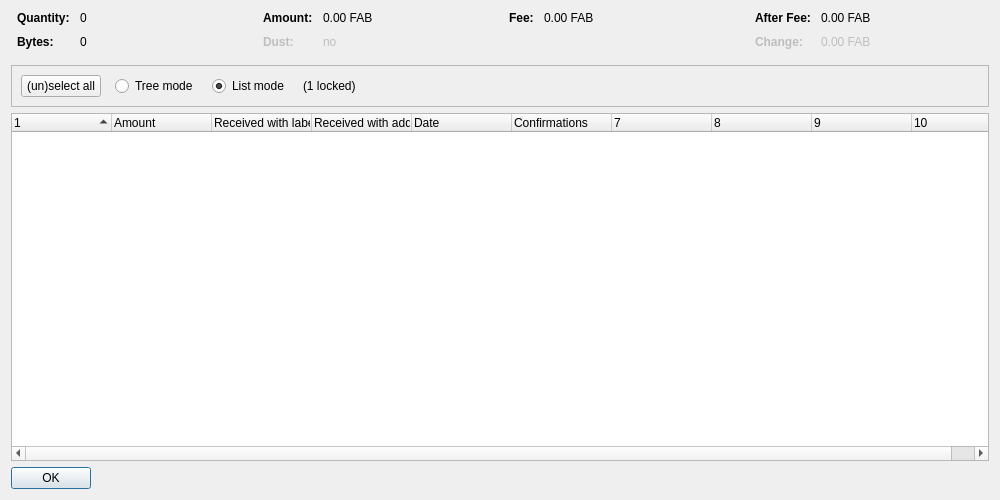
<?xml version="1.0" encoding="UTF-8"?>
<ui version="4.0">
 <class>CoinControlDialog</class>
 <widget class="QDialog" name="CoinControlDialog">
  <property name="geometry">
   <rect>
    <x>0</x>
    <y>0</y>
    <width>1000</width>
    <height>500</height>
   </rect>
  </property>
  <property name="windowTitle">
   <string>Coin Selection</string>
  </property>
  <layout class="QVBoxLayout" name="verticalLayout">
   <item>
    <layout class="QHBoxLayout" name="horizontalLayoutTop" stretch="0,0,0,0">
     <property name="topMargin">
      <number>0</number>
     </property>
     <property name="bottomMargin">
      <number>10</number>
     </property>
     <item>
      <layout class="QFormLayout" name="formLayoutCoinControl1">
       <property name="horizontalSpacing">
        <number>10</number>
       </property>
       <property name="verticalSpacing">
        <number>10</number>
       </property>
       <property name="leftMargin">
        <number>6</number>
       </property>
       <property name="rightMargin">
        <number>6</number>
       </property>
       <item row="0" column="0">
        <widget class="QLabel" name="labelCoinControlQuantityText">
         <property name="font">
          <font>
           <weight>75</weight>
           <bold>true</bold>
          </font>
         </property>
         <property name="text">
          <string>Quantity:</string>
         </property>
        </widget>
       </item>
       <item row="0" column="1">
        <widget class="QLabel" name="labelCoinControlQuantity">
         <property name="cursor">
          <cursorShape>IBeamCursor</cursorShape>
         </property>
         <property name="contextMenuPolicy">
          <enum>Qt::ActionsContextMenu</enum>
         </property>
         <property name="text">
          <string notr="true">0</string>
         </property>
         <property name="textInteractionFlags">
          <set>Qt::LinksAccessibleByMouse|Qt::TextSelectableByKeyboard|Qt::TextSelectableByMouse</set>
         </property>
        </widget>
       </item>
       <item row="1" column="0">
        <widget class="QLabel" name="labelCoinControlBytesText">
         <property name="font">
          <font>
           <weight>75</weight>
           <bold>true</bold>
          </font>
         </property>
         <property name="text">
          <string>Bytes:</string>
         </property>
        </widget>
       </item>
       <item row="1" column="1">
        <widget class="QLabel" name="labelCoinControlBytes">
         <property name="cursor">
          <cursorShape>IBeamCursor</cursorShape>
         </property>
         <property name="contextMenuPolicy">
          <enum>Qt::ActionsContextMenu</enum>
         </property>
         <property name="text">
          <string notr="true">0</string>
         </property>
         <property name="textInteractionFlags">
          <set>Qt::LinksAccessibleByMouse|Qt::TextSelectableByKeyboard|Qt::TextSelectableByMouse</set>
         </property>
        </widget>
       </item>
      </layout>
     </item>
     <item>
      <layout class="QFormLayout" name="formLayoutCoinControl2">
       <property name="horizontalSpacing">
        <number>10</number>
       </property>
       <property name="verticalSpacing">
        <number>10</number>
       </property>
       <property name="leftMargin">
        <number>6</number>
       </property>
       <property name="rightMargin">
        <number>6</number>
       </property>
       <item row="0" column="0">
        <widget class="QLabel" name="labelCoinControlAmountText">
         <property name="font">
          <font>
           <weight>75</weight>
           <bold>true</bold>
          </font>
         </property>
         <property name="text">
          <string>Amount:</string>
         </property>
        </widget>
       </item>
       <item row="0" column="1">
        <widget class="QLabel" name="labelCoinControlAmount">
         <property name="cursor">
          <cursorShape>IBeamCursor</cursorShape>
         </property>
         <property name="contextMenuPolicy">
          <enum>Qt::ActionsContextMenu</enum>
         </property>
         <property name="text">
          <string notr="true">0.00 FAB</string>
         </property>
         <property name="textInteractionFlags">
          <set>Qt::LinksAccessibleByMouse|Qt::TextSelectableByKeyboard|Qt::TextSelectableByMouse</set>
         </property>
        </widget>
       </item>
       <item row="1" column="0">
        <widget class="QLabel" name="labelCoinControlLowOutputText">
         <property name="enabled">
          <bool>false</bool>
         </property>
         <property name="font">
          <font>
           <weight>75</weight>
           <bold>true</bold>
          </font>
         </property>
         <property name="text">
          <string>Dust:</string>
         </property>
        </widget>
       </item>
       <item row="1" column="1">
        <widget class="QLabel" name="labelCoinControlLowOutput">
         <property name="enabled">
          <bool>false</bool>
         </property>
         <property name="cursor">
          <cursorShape>IBeamCursor</cursorShape>
         </property>
         <property name="contextMenuPolicy">
          <enum>Qt::ActionsContextMenu</enum>
         </property>
         <property name="text">
          <string notr="true">no</string>
         </property>
         <property name="textInteractionFlags">
          <set>Qt::LinksAccessibleByMouse|Qt::TextSelectableByKeyboard|Qt::TextSelectableByMouse</set>
         </property>
        </widget>
       </item>
      </layout>
     </item>
     <item>
      <layout class="QFormLayout" name="formLayoutCoinControl3">
       <property name="horizontalSpacing">
        <number>10</number>
       </property>
       <property name="verticalSpacing">
        <number>10</number>
       </property>
       <property name="leftMargin">
        <number>6</number>
       </property>
       <property name="rightMargin">
        <number>6</number>
       </property>
       <item row="0" column="0">
        <widget class="QLabel" name="labelCoinControlFeeText">
         <property name="font">
          <font>
           <weight>75</weight>
           <bold>true</bold>
          </font>
         </property>
         <property name="text">
          <string>Fee:</string>
         </property>
        </widget>
       </item>
       <item row="0" column="1">
        <widget class="QLabel" name="labelCoinControlFee">
         <property name="cursor">
          <cursorShape>IBeamCursor</cursorShape>
         </property>
         <property name="contextMenuPolicy">
          <enum>Qt::ActionsContextMenu</enum>
         </property>
         <property name="text">
          <string notr="true">0.00 FAB</string>
         </property>
         <property name="textInteractionFlags">
          <set>Qt::LinksAccessibleByMouse|Qt::TextSelectableByKeyboard|Qt::TextSelectableByMouse</set>
         </property>
        </widget>
       </item>
      </layout>
     </item>
     <item>
      <layout class="QFormLayout" name="formLayoutCoinControl4">
       <property name="horizontalSpacing">
        <number>10</number>
       </property>
       <property name="verticalSpacing">
        <number>10</number>
       </property>
       <property name="leftMargin">
        <number>6</number>
       </property>
       <property name="rightMargin">
        <number>6</number>
       </property>
       <item row="0" column="0">
        <widget class="QLabel" name="labelCoinControlAfterFeeText">
         <property name="font">
          <font>
           <weight>75</weight>
           <bold>true</bold>
          </font>
         </property>
         <property name="text">
          <string>After Fee:</string>
         </property>
        </widget>
       </item>
       <item row="0" column="1">
        <widget class="QLabel" name="labelCoinControlAfterFee">
         <property name="cursor">
          <cursorShape>IBeamCursor</cursorShape>
         </property>
         <property name="contextMenuPolicy">
          <enum>Qt::ActionsContextMenu</enum>
         </property>
         <property name="text">
          <string notr="true">0.00 FAB</string>
         </property>
         <property name="textInteractionFlags">
          <set>Qt::LinksAccessibleByMouse|Qt::TextSelectableByKeyboard|Qt::TextSelectableByMouse</set>
         </property>
        </widget>
       </item>
       <item row="1" column="0">
        <widget class="QLabel" name="labelCoinControlChangeText">
         <property name="enabled">
          <bool>false</bool>
         </property>
         <property name="font">
          <font>
           <weight>75</weight>
           <bold>true</bold>
          </font>
         </property>
         <property name="text">
          <string>Change:</string>
         </property>
        </widget>
       </item>
       <item row="1" column="1">
        <widget class="QLabel" name="labelCoinControlChange">
         <property name="enabled">
          <bool>false</bool>
         </property>
         <property name="cursor">
          <cursorShape>IBeamCursor</cursorShape>
         </property>
         <property name="contextMenuPolicy">
          <enum>Qt::ActionsContextMenu</enum>
         </property>
         <property name="text">
          <string notr="true">0.00 FAB</string>
         </property>
         <property name="textInteractionFlags">
          <set>Qt::LinksAccessibleByMouse|Qt::TextSelectableByKeyboard|Qt::TextSelectableByMouse</set>
         </property>
        </widget>
       </item>
      </layout>
     </item>
    </layout>
   </item>
   <item>
    <widget class="QFrame" name="frame">
     <property name="minimumSize">
      <size>
       <width>0</width>
       <height>40</height>
      </size>
     </property>
     <property name="frameShape">
      <enum>QFrame::StyledPanel</enum>
     </property>
     <property name="frameShadow">
      <enum>QFrame::Sunken</enum>
     </property>
     <layout class="QHBoxLayout" name="horizontalLayout">
      <item>
       <layout class="QHBoxLayout" name="horizontalLayoutPanel" stretch="0,0,0,0,0">
        <property name="spacing">
         <number>14</number>
        </property>
        <item>
         <widget class="QPushButton" name="pushButtonSelectAll">
          <property name="sizePolicy">
           <sizepolicy hsizetype="Maximum" vsizetype="Fixed">
            <horstretch>0</horstretch>
            <verstretch>0</verstretch>
           </sizepolicy>
          </property>
          <property name="text">
           <string>(un)select all</string>
          </property>
          <property name="autoDefault">
           <bool>false</bool>
          </property>
         </widget>
        </item>
        <item>
         <widget class="QRadioButton" name="radioTreeMode">
          <property name="sizePolicy">
           <sizepolicy hsizetype="Maximum" vsizetype="Fixed">
            <horstretch>0</horstretch>
            <verstretch>0</verstretch>
           </sizepolicy>
          </property>
          <property name="text">
           <string>Tree mode</string>
          </property>
         </widget>
        </item>
        <item>
         <widget class="QRadioButton" name="radioListMode">
          <property name="sizePolicy">
           <sizepolicy hsizetype="Maximum" vsizetype="Fixed">
            <horstretch>0</horstretch>
            <verstretch>0</verstretch>
           </sizepolicy>
          </property>
          <property name="text">
           <string>List mode</string>
          </property>
          <property name="checked">
           <bool>true</bool>
          </property>
         </widget>
        </item>
        <item>
         <widget class="QLabel" name="labelLocked">
          <property name="text">
           <string notr="true">(1 locked)</string>
          </property>
         </widget>
        </item>
        <item>
         <spacer name="horizontalSpacer">
          <property name="orientation">
           <enum>Qt::Horizontal</enum>
          </property>
          <property name="sizeHint" stdset="0">
           <size>
            <width>40</width>
            <height>20</height>
           </size>
          </property>
         </spacer>
        </item>
       </layout>
      </item>
     </layout>
    </widget>
   </item>
   <item>
    <widget class="CoinControlTreeWidget" name="treeWidget">
     <property name="contextMenuPolicy">
      <enum>Qt::CustomContextMenu</enum>
     </property>
     <property name="sortingEnabled">
      <bool>false</bool>
     </property>
     <property name="columnCount">
      <number>10</number>
     </property>
     <attribute name="headerShowSortIndicator" stdset="0">
      <bool>true</bool>
     </attribute>
     <attribute name="headerStretchLastSection">
      <bool>false</bool>
     </attribute>
     <column>
      <property name="text">
       <string/>
      </property>
     </column>
     <column>
      <property name="text">
       <string>Amount</string>
      </property>
     </column>
     <column>
      <property name="text">
       <string>Received with label</string>
      </property>
     </column>
     <column>
      <property name="text">
       <string>Received with address</string>
      </property>
     </column>
     <column>
      <property name="text">
       <string>Date</string>
      </property>
     </column>
     <column>
      <property name="text">
       <string>Confirmations</string>
      </property>
      <property name="toolTip">
       <string>Confirmed</string>
      </property>
     </column>
     <column>
      <property name="text">
       <string/>
      </property>
     </column>
     <column>
      <property name="text">
       <string/>
      </property>
     </column>
     <column>
      <property name="text">
       <string/>
      </property>
     </column>
     <column>
      <property name="text">
       <string/>
      </property>
     </column>
    </widget>
   </item>
   <item>
    <widget class="QDialogButtonBox" name="buttonBox">
     <property name="sizePolicy">
      <sizepolicy hsizetype="Maximum" vsizetype="Fixed">
       <horstretch>0</horstretch>
       <verstretch>0</verstretch>
      </sizepolicy>
     </property>
     <property name="orientation">
      <enum>Qt::Horizontal</enum>
     </property>
     <property name="standardButtons">
      <set>QDialogButtonBox::Ok</set>
     </property>
    </widget>
   </item>
  </layout>
 </widget>
 <customwidgets>
  <customwidget>
   <class>CoinControlTreeWidget</class>
   <extends>QTreeWidget</extends>
   <header>qt/coincontroltreewidget.h</header>
  </customwidget>
 </customwidgets>
 <resources/>
 <connections/>
</ui>
